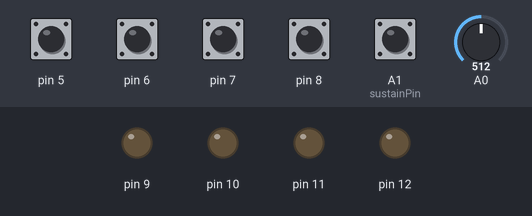
This sketch was run on a simulated Teensy 4. Parts: output pins drawn as LEDs (lit = HIGH). The test bench sets the inputs (shaded band); at power-on: A1 (sustainPin), pin 5–8 HIGH, A0 = 512.

Above: at 1.2 s.
1.3 s: pin 5 pulled LOW for 0.15 s
At 2.1 s:
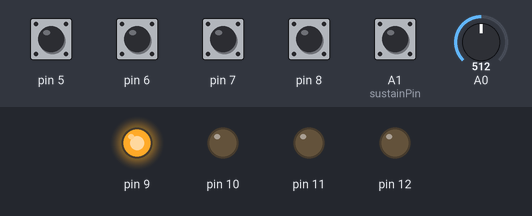
2.9 s: pin 6 pulled LOW for 0.15 s
At 3.6 s:
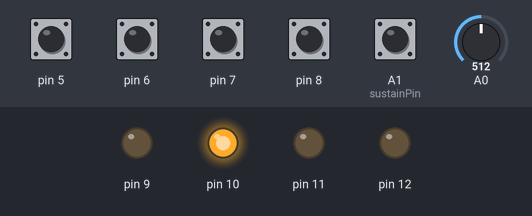
4.5 s: pin 7 pulled LOW for 0.15 s
At 5.7 s:
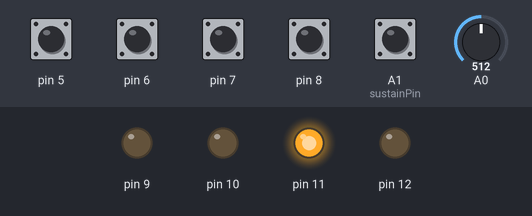
6.1 s: pin 8 pulled LOW for 0.15 s
At 7.3 s:
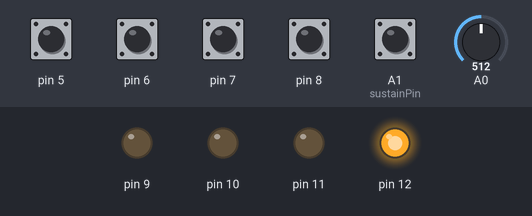
7.7 s: pin 8 pulled LOW for 1 s
At 8.2 s:
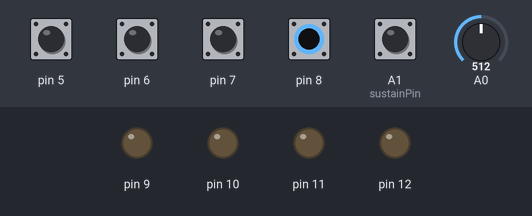
10.2 s: pin 5 pulled LOW for 1 s
At 11.3 s:
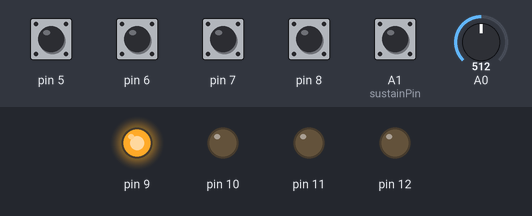
Timing chart, 0 to 13.2 s (numbered marks = the images above; inputs shaded):
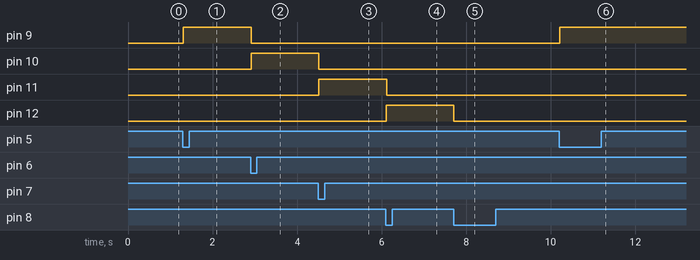

Measured:
- after the input at 1.3 s, pin 9: LOW → HIGH at once
- after the input at 2.9 s, pin 9: HIGH → LOW at once; pin 10: LOW → HIGH at once
- after the input at 4.5 s, pin 10: HIGH → LOW at once; pin 11: LOW → HIGH at once
- after the input at 6.1 s, pin 11: HIGH → LOW at once; pin 12: LOW → HIGH at once
- after the input at 7.7 s, pin 12: HIGH → LOW at once
- after the input at 10.2 s, pin 9: LOW → HIGH at once

The sketch:

organelle_pedal.ino
```cpp
/* A MIDI pedal for the Critter & Guitari Organelle.
 *
 * An expression pedal sends CC numbers 21-24, depending on
 * the switch pressed. A sustain pedal sends CC 25 to control
 * the Aux button.
 */

#include <Bounce.h>

const int midiChannel = 15;
const int expressionCC[] = {21, 22, 23, 24};
const int sustainCC = 25;
Bounce switches[] = {
    Bounce(5, 10),
    Bounce(6, 10),
    Bounce(7, 10),
    Bounce(8, 10),
};

const int sustainPin = 15;
Bounce sustainPedal = Bounce(sustainPin, 10);  // 10 ms debounce

int activeKnob = -1;
int i, pinNumber;
int previousExpressionValue = -1;

void setup() {
  pinMode(sustainPin, INPUT_PULLUP);

  // set pullup in switches
  for (pinNumber = 5; pinNumber < 9; pinNumber++) {
    pinMode(pinNumber, INPUT_PULLUP);
  }

  // set LED pins as outputs
  for (pinNumber = 9; pinNumber < 13; pinNumber++) {
    pinMode(pinNumber, OUTPUT);
  }
}

void loop() {
  for (i = 0; i < 4; i++) {
    // read switches
    if (switches[i].update() && switches[i].fallingEdge()) {
      activeKnob = activeKnob != i ? i : -1;
    }

    // turn active knob LED on
    digitalWrite(9 + i, activeKnob == i ? HIGH : LOW);
  }

  // read expression pedal
  int expressionValue = analogRead(A0) / 8;
  if ((expressionValue != previousExpressionValue) && (activeKnob != -1)) {
    usbMIDI.sendControlChange(expressionCC[activeKnob], expressionValue, midiChannel);
    previousExpressionValue = expressionValue;
  }

  // read sustain pedal
  if (sustainPedal.update()) {
    // signal goes HIGH when pedal is pressed
    if (sustainPedal.risingEdge()) {
      usbMIDI.sendControlChange(sustainCC, 127, midiChannel);
    } else if (sustainPedal.fallingEdge()) {
      usbMIDI.sendControlChange(sustainCC, 0, midiChannel);
    }
  }

  // discard incoming MIDI messages
  while (usbMIDI.read()) {}
  delay(5);
}
```
